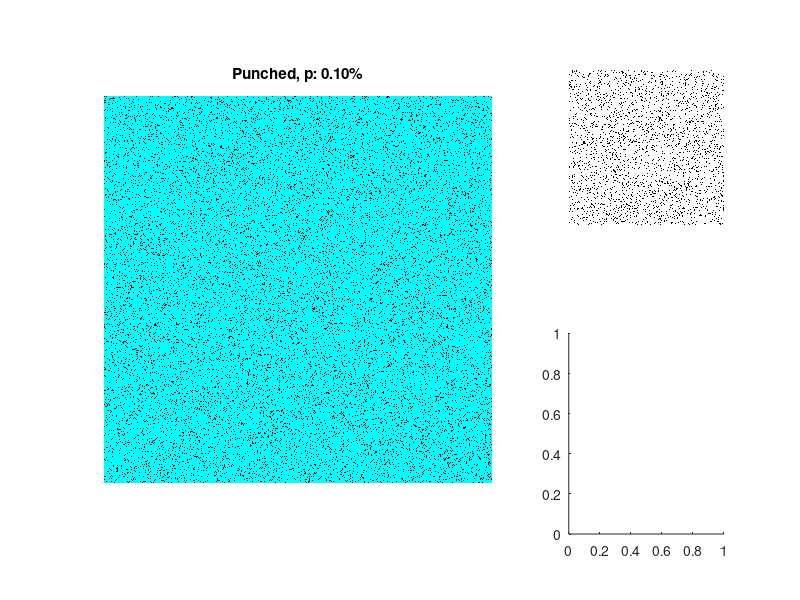

This chart was generated by the following MATLAB code: (Note: this script raises an error after producing the figure.)
percImage = rand(5e2,5e2);

f = figure('color','w');
for tt = 0.1:0.025:0.9
    BW = (percImage > tt);

    CC = bwconncomp(BW);
    L = labelmatrix(CC);
    RGB = label2rgb(L,'jet','k','shuffle');

    subplot(2,3,3)
    imshow(BW);
    subplot(2,3,[1,2,4,5])
    imshow(RGB)
    title(sprintf('Punched, p: %.2f%%',tt));
    axis('square')

    subplot(2,3,6)
    SS = regionprops(CC,'Area');
    clusterAreas = [SS.Area];
    numBins = max(min(50,length(unique(clusterAreas))),2);
    [binCenters,N,Nnorm] = binLogLog(numBins,clusterAreas);
    loglog(binCenters,N,'o-k')
    axis('square')
    xlim([0.1,2.5e5])
    xlabel('Cluster area')
    ylabel('Frequency')
    title(sprintf('Cluster sizes %u-%u',min(clusterAreas),max(clusterAreas)))

    s = input('Type ''q'' to quit','s');
    if strcmp(s,'q')
        break
    end
end
